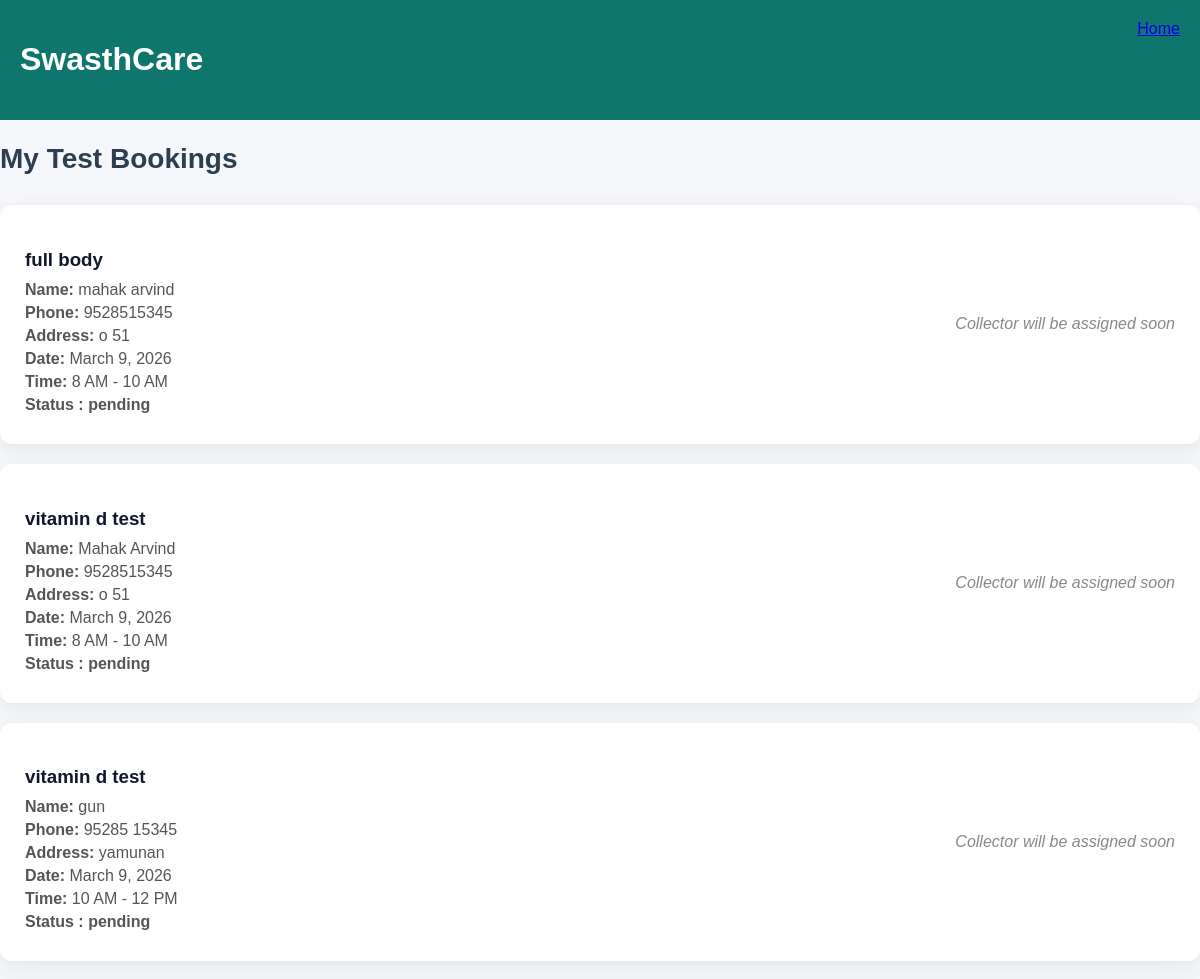
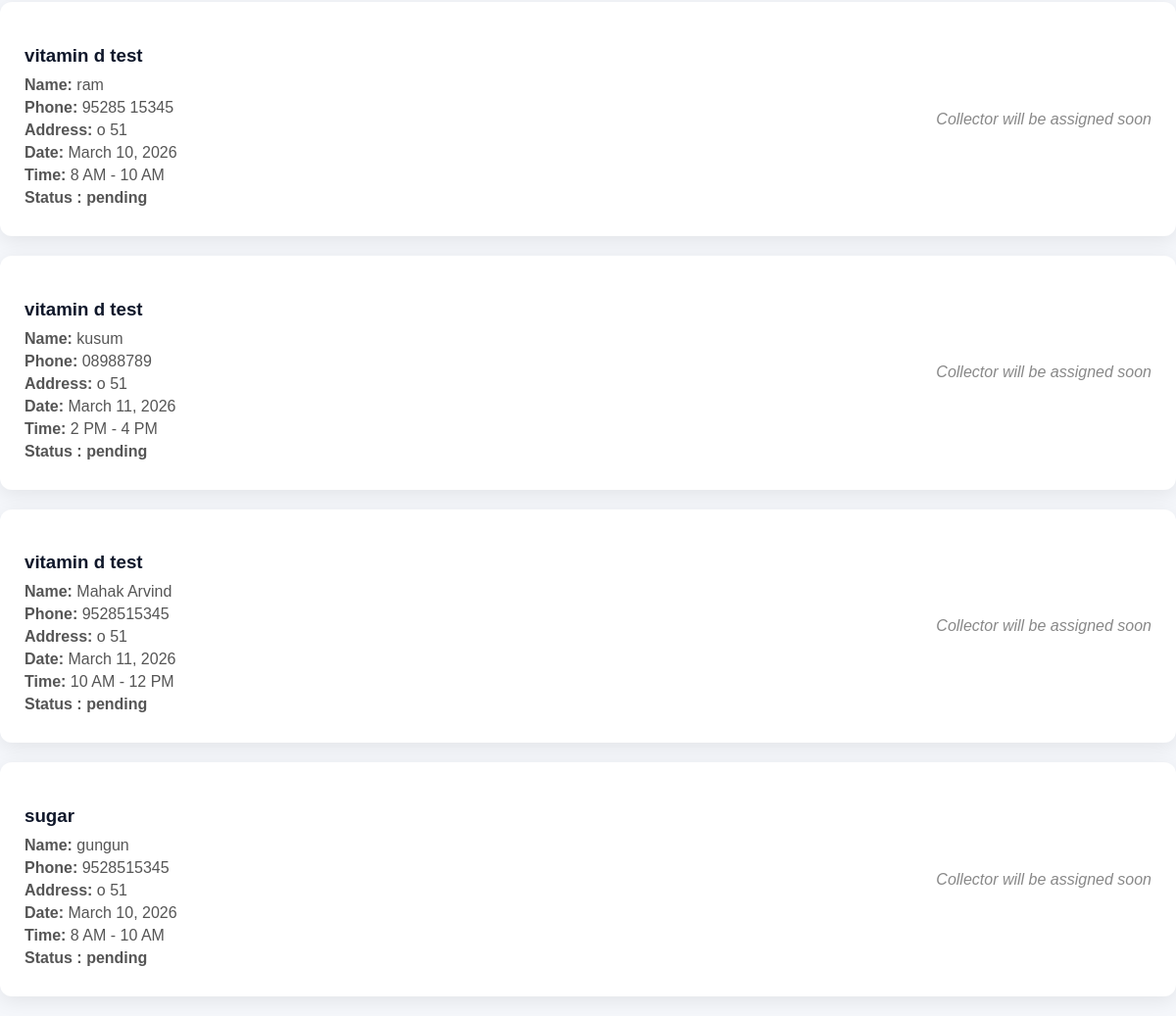
Screenshot of /services/my-bookings/ with the database file from the repository (2 pictures, top to bottom).
### services/models.py (models this page shows, shortened)
class Booking(models.Model):
    test = models.ForeignKey(Test, on_delete=models.CASCADE)
    name = models.CharField(max_length=100)
    phone = models.CharField(max_length=15)
    address = models.TextField()
    visit_time = models.CharField(max_length=50)
    visit_date = models.DateField()
    collector = models.ForeignKey(
        Collector,
        on_delete=models.SET_NULL,
        null=True,
        blank=True
    )
    status = models.CharField(
        max_length=20,
        default="pending"
    )
    created_at = models.DateTimeField(auto_now_add=True)

class Test(models.Model):
    name = models.CharField(max_length=200)
    description = models.TextField()
    price = models.IntegerField()
    image = models.ImageField(upload_to="tests/")

### services/views.py (the view)
# urls.py: path('my-bookings/', my_bookings, name="my_bookings"),
def my_bookings(request):
    bookings = Booking.objects.all()
    return render(request,'services/my_bookings.html',{
        'bookings':bookings
    })

### templates/services/my_bookings.html
{% extends "base.html" %}
{% load static %}
{% block content %}
<div class="mybooking-container">
<h2 class="mybooking-title">My Test Bookings</h2>
{% for booking in bookings %}
<div class="mybooking-card">
<div class="mybooking-left">
<h3>{{ booking.test.name }}</h3>
    <p><strong>Name:</strong> {{ booking.name }}</p>
    <p><strong>Phone:</strong> {{ booking.phone }}</p>
    <p><strong>Address:</strong> {{ booking.address }}</p>
    <p><strong>Date:</strong> {{ booking.visit_date }}</p>
    <p><strong>Time:</strong> {{ booking.visit_time }}</p>
<p class="mybooking-status">Status : {{ booking.status }}</p>
</div>
<div class="collector-info">
{% if booking.collector %}
<img src="{{ booking.collector.photo.url }}">
<p><b>{{ booking.collector.name }}</b></p>
<p>{{ booking.collector.phone }}</p>
<p>Sample Collector</p>
{% else %}
<p class="collector-pending">Collector will be assigned soon</p>
{% endif %}
</div>
</div>
{% endfor %}
</div>
{% endblock %}

### templates/base.html (shortened to what this page needs)
{% load static %}
<!DOCTYPE html>
<html>
<head>
<link rel="stylesheet" href="{% static 'css/style.css' %}">
<link rel="stylesheet" href="{% static 'css/booking.css' %}">
</head>
<body>
<div class="navbar">
<h1>SwasthCare</h1>
<div>
<a href="/">Home</a>
</div>
</div>
{% block content %}
{% endblock %}
</body>
</html>

### static/css/style.css (style rules this page uses)
body { font-family: Arial; margin:0; background:#f4f7fb; }
.navbar { display:flex; justify-content:space-between; padding:20px; background:#0f766e; color:white; }

### static/css/booking.css (style rules this page uses)
body { font-family: Arial, sans-serif; background:#f5f7fb; }
.mybooking-title { font-size:28px; margin-bottom:30px; color:#2c3e50; }
.mybooking-card { display:flex; justify-content:space-between; align-items:center; background:#fff; padding:25px; margin-bottom:20px; border-radius:12px; box-shadow:0 5px 20px rgba(0,0,0,0.08); }
.mybooking-left h3 { margin-bottom:10px; color:#0f172a; }
.mybooking-left p { margin:5px 0; color:#555; }
.mybooking-status { margin-top:10px; color:#ff9800; font-weight:bold; }
.collector-info { text-align:center; }
.collector-pending { color:#888; font-style:italic; }

### rows the page displays
Booking: test.name "full body", name "mahak arvind", phone "9528515345", address "o 51", visit_date "March 9, 2026", visit_time "8 AM - 10 AM", status "pending", shows "Collector will be assigned soon"
Booking: test.name "vitamin d test", name "Mahak Arvind", phone "9528515345", address "o 51", visit_date "March 9, 2026", visit_time "8 AM - 10 AM", status "pending", shows "Collector will be assigned soon"
Booking: test.name "vitamin d test", name "gun", phone "95285 15345", address "yamunan", visit_date "March 9, 2026", visit_time "10 AM - 12 PM", status "pending", shows "Collector will be assigned soon"
Booking: test.name "vitamin d test", name "ram", phone "95285 15345", address "o 51", visit_date "March 10, 2026", visit_time "8 AM - 10 AM", status "pending", shows "Collector will be assigned soon"
Booking: test.name "vitamin d test", name "kusum", phone "08988789", address "o 51", visit_date "March 11, 2026", visit_time "2 PM - 4 PM", status "pending", shows "Collector will be assigned soon"
Booking: test.name "vitamin d test", name "Mahak Arvind", phone "9528515345", address "o 51", visit_date "March 11, 2026", visit_time "10 AM - 12 PM", status "pending", shows "Collector will be assigned soon"
Booking: test.name "sugar", name "gungun", phone "9528515345", address "o 51", visit_date "March 10, 2026", visit_time "8 AM - 10 AM", status "pending", shows "Collector will be assigned soon"
